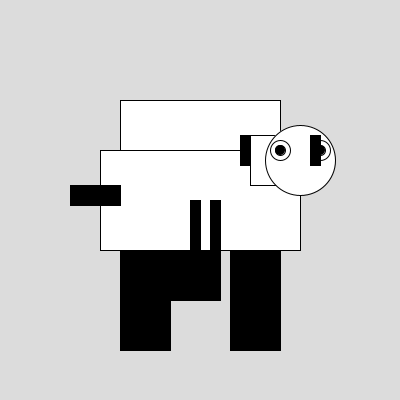
Frame 1 (no input)
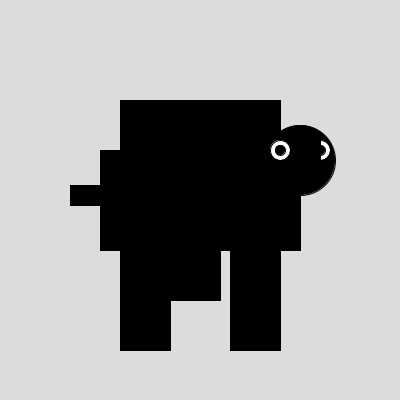
Frame 60 (the mouse pressed at the canvas centre just before this capture)
Frame 120 (the mouse held since frame 60 and released just before this capture): identical to frame 60, image omitted

The Processing sketch that drew these frames (run headless with seeded random() and noise(); from frame 60 on, the mouse is pressed at the canvas centre):

// Processing sketch: oveja_electrica_gpt
// ── oveja_electrica_gpt.pde
void setup() {
  size(400, 400);
}

void draw() {
  background(220);
  
  // Cuerpo
  rect(100, 150, 200, 100);
  rect(120, 100, 160, 50);
  
  // Cabeza
  rect(250, 135, 50, 50);
  ellipse(300, 160, 70, 70);
  
  // Ojos
  fill(255);
  ellipse(280, 150, 20, 20);
  ellipse(320, 150, 20, 20);
  fill(0);
  ellipse(280, 150, 10, 10);
  ellipse(320, 150, 10, 10);
  
  // Orejas
  rect(240, 135, 10, 30);
  rect(310, 135, 10, 30);
  
  // Piernas
  rect(120, 250, 50, 100);
  rect(230, 250, 50, 100);
  rect(170, 250, 50, 50);
  rect(190, 200, 10, 50);
  rect(210, 200, 10, 50);
  
  // Cola
  rect(70, 185, 50, 20);
}
